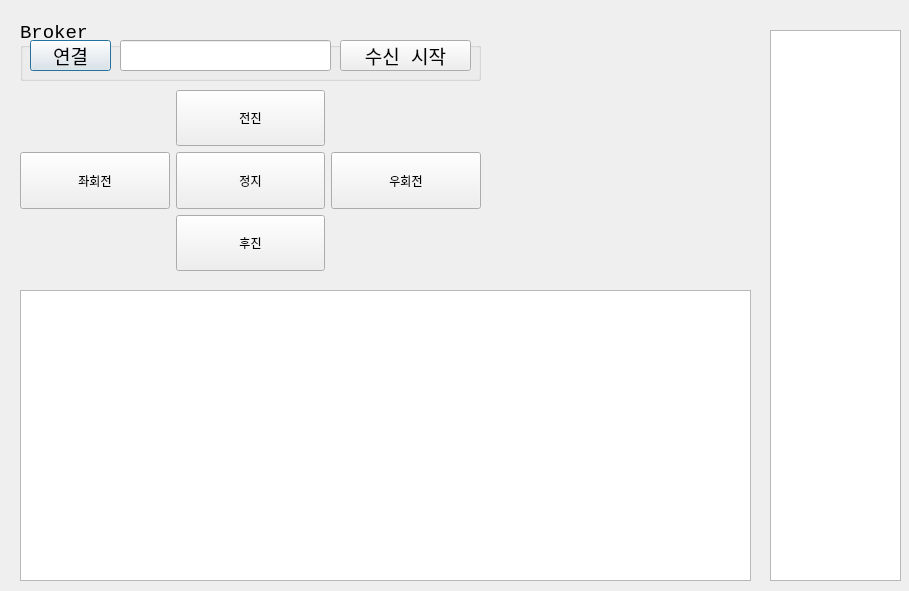
<?xml version="1.0" encoding="UTF-8"?>
<ui version="4.0">
 <class>Dialog</class>
 <widget class="QDialog" name="Dialog">
  <property name="geometry">
   <rect>
    <x>0</x>
    <y>0</y>
    <width>909</width>
    <height>591</height>
   </rect>
  </property>
  <property name="windowTitle">
   <string>Dialog</string>
  </property>
  <widget class="QGroupBox" name="groupBox">
   <property name="geometry">
    <rect>
     <x>20</x>
     <y>20</y>
     <width>461</width>
     <height>61</height>
    </rect>
   </property>
   <property name="font">
    <font>
     <family>Consolas</family>
     <pointsize>14</pointsize>
    </font>
   </property>
   <property name="title">
    <string>Broker</string>
   </property>
   <property name="alignment">
    <set>Qt::AlignLeading|Qt::AlignLeft|Qt::AlignVCenter</set>
   </property>
   <widget class="QPushButton" name="broker_connect_btn">
    <property name="geometry">
     <rect>
      <x>10</x>
      <y>20</y>
      <width>81</width>
      <height>31</height>
     </rect>
    </property>
    <property name="text">
     <string>연결</string>
    </property>
   </widget>
   <widget class="QPushButton" name="broker_start_btn">
    <property name="geometry">
     <rect>
      <x>320</x>
      <y>20</y>
      <width>131</width>
      <height>31</height>
     </rect>
    </property>
    <property name="text">
     <string>수신 시작</string>
    </property>
   </widget>
   <widget class="QLineEdit" name="broker_lineEdit">
    <property name="geometry">
     <rect>
      <x>100</x>
      <y>20</y>
      <width>211</width>
      <height>31</height>
     </rect>
    </property>
    <property name="readOnly">
     <bool>true</bool>
    </property>
   </widget>
  </widget>
  <widget class="QWidget" name="gridLayoutWidget">
   <property name="geometry">
    <rect>
     <x>20</x>
     <y>90</y>
     <width>461</width>
     <height>181</height>
    </rect>
   </property>
   <property name="sizePolicy">
    <sizepolicy hsizetype="Expanding" vsizetype="Expanding">
     <horstretch>0</horstretch>
     <verstretch>0</verstretch>
    </sizepolicy>
   </property>
   <layout class="QGridLayout" name="gridLayout">
    <item row="1" column="0">
     <widget class="QPushButton" name="left_btn">
      <property name="sizePolicy">
       <sizepolicy hsizetype="Expanding" vsizetype="Expanding">
        <horstretch>0</horstretch>
        <verstretch>0</verstretch>
       </sizepolicy>
      </property>
      <property name="text">
       <string>좌회전</string>
      </property>
     </widget>
    </item>
    <item row="1" column="1">
     <widget class="QPushButton" name="stop_btn">
      <property name="sizePolicy">
       <sizepolicy hsizetype="Expanding" vsizetype="Expanding">
        <horstretch>0</horstretch>
        <verstretch>0</verstretch>
       </sizepolicy>
      </property>
      <property name="text">
       <string>정지</string>
      </property>
     </widget>
    </item>
    <item row="1" column="2">
     <widget class="QPushButton" name="right_btn">
      <property name="sizePolicy">
       <sizepolicy hsizetype="Expanding" vsizetype="Expanding">
        <horstretch>0</horstretch>
        <verstretch>0</verstretch>
       </sizepolicy>
      </property>
      <property name="text">
       <string>우회전</string>
      </property>
     </widget>
    </item>
    <item row="0" column="1">
     <widget class="QPushButton" name="front_btn">
      <property name="sizePolicy">
       <sizepolicy hsizetype="Expanding" vsizetype="Expanding">
        <horstretch>0</horstretch>
        <verstretch>0</verstretch>
       </sizepolicy>
      </property>
      <property name="text">
       <string>전진</string>
      </property>
     </widget>
    </item>
    <item row="2" column="1">
     <widget class="QPushButton" name="rear_btn">
      <property name="sizePolicy">
       <sizepolicy hsizetype="Expanding" vsizetype="Expanding">
        <horstretch>0</horstretch>
        <verstretch>0</verstretch>
       </sizepolicy>
      </property>
      <property name="text">
       <string>후진</string>
      </property>
     </widget>
    </item>
   </layout>
  </widget>
  <widget class="PlotWidget" name="graph1">
   <property name="geometry">
    <rect>
     <x>20</x>
     <y>290</y>
     <width>731</width>
     <height>291</height>
    </rect>
   </property>
  </widget>
  <widget class="QWidget" name="widget1" native="true">
   <property name="geometry">
    <rect>
     <x>490</x>
     <y>30</y>
     <width>261</width>
     <height>241</height>
    </rect>
   </property>
  </widget>
  <widget class="QTextEdit" name="textEdit">
   <property name="geometry">
    <rect>
     <x>770</x>
     <y>30</y>
     <width>131</width>
     <height>551</height>
    </rect>
   </property>
  </widget>
 </widget>
 <customwidgets>
  <customwidget>
   <class>PlotWidget</class>
   <extends>QGraphicsView</extends>
   <header>pyqtgraph</header>
  </customwidget>
 </customwidgets>
 <resources/>
 <connections/>
</ui>
